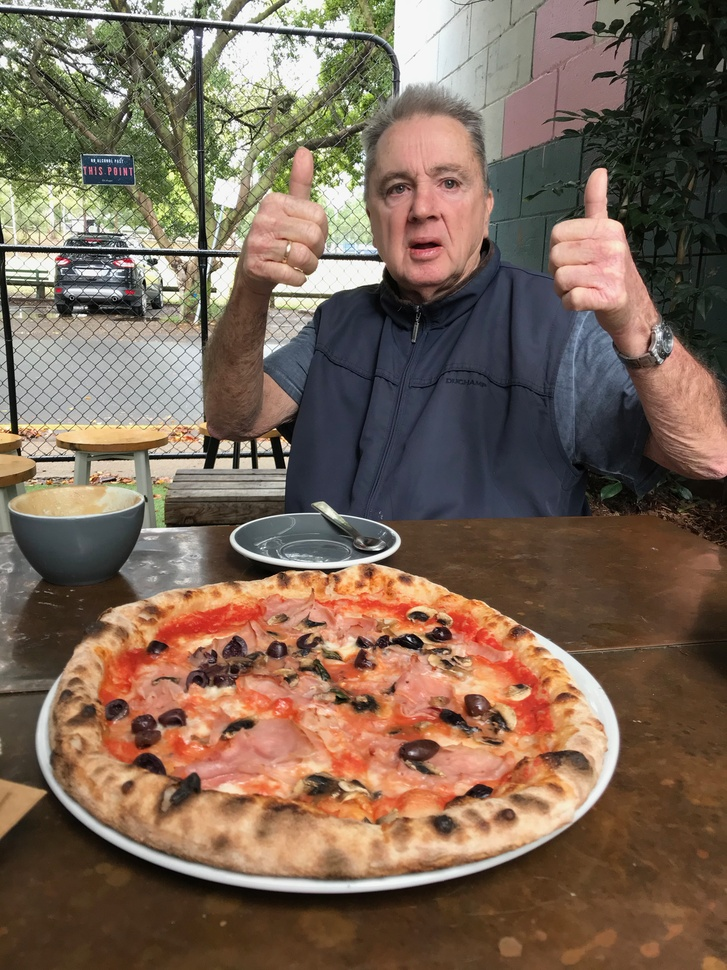
#> input picture Semester 4/Artificial Intelligence/L13/data/04-pizza-dad.jpeg, 727 x 970 px, shrunk from 3024 x 4032 before the run; its folder holds only this picture in this run
$ python -i main.py   (imports and definitions only)
#> lines starting #> are read from the running program, lines starting #| are printed output that depends on the picture
import cv2
import os
import numpy as np
import pandas as pd
from tkinter import Label, Tk, Button
from PIL import ImageTk, Image
from sklearn.cluster import KMeans

PIXELS_TO_CM = 2.5 / 89

def image_to_pandas(image):
    df = pd.DataFrame([image[:, :, 0].flatten(),
                       image[:, :, 1].flatten(),
                       image[:, :, 2].flatten()]).T
    df.columns = ['Red_Channel', 'Green_Channel', 'Blue_Channel']
    return df


def load_images(path):
    myList = [img for img in os.listdir(path) if img.lower().endswith(('.jpg', '.png'))]
    images_list = []

    for img_name in myList:
        img_path = os.path.join(path, img_name)
        img = cv2.imread(img_path)
        img_rgb = cv2.cvtColor(img, cv2.COLOR_BGR2RGB)
        images_list.append((img_rgb, img_name))

    return images_list


def process_image(img_rgb):
    height, width, _ = img_rgb.shape
#> height = 970; width = 727
    crop_width = width // 4
#> crop_width = 181

    cropped_img = img_rgb[:, crop_width:3 * crop_width, :]
    cropped_img = cropped_img[:height // 2, :, :]
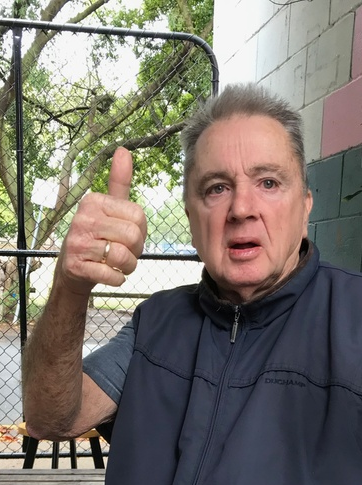
#> cropped_img: shape (485, 362, 3); mean R, G, B 122.9, 117.1, 109.3

    final_cropped_img = cropped_img[height // 4:, :, :]
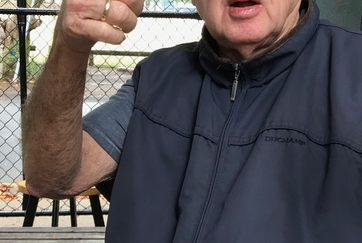
#> final_cropped_img: shape (243, 362, 3); mean R, G, B 87.5, 82.5, 85.4

    rotation_matrix = cv2.getRotationMatrix2D((img_rgb.shape[1] / 2, img_rgb.shape[0] / 2), +5, 1)
    final_cropped_img = cv2.warpAffine(final_cropped_img, rotation_matrix,
                                       (final_cropped_img.shape[1], final_cropped_img.shape[0]))
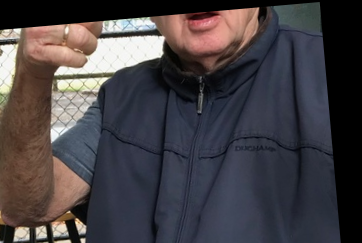
#> final_cropped_img: shape (243, 362, 3); mean R, G, B 69.2, 64.7, 68.4

    df_img = image_to_pandas(final_cropped_img)
#> in image_to_pandas, `df = pd.DataFrame([image[:, :, 0].flatten(), image[:, :, 1].flatten(),..`: df = table of 87966 rows and 3 columns
#> df_img = table of 87966 rows and 3 columns

    kmeans = KMeans(n_clusters=3, random_state=42, init='k-means++', n_init=15).fit(df_img)
    clustered_result = kmeans.labels_.reshape(final_cropped_img.shape[0], final_cropped_img.shape[1])
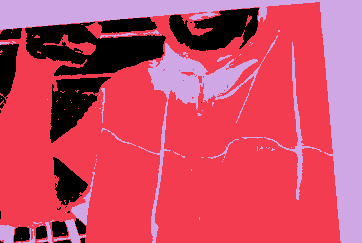
#> clustered_result: shape (243, 362) int32; 3 distinct labels, from 0 to 2; one colour per label, 0 black

    img_clustered = np.zeros_like(final_cropped_img)
    img_clustered[:, :, 0] = kmeans.cluster_centers_[clustered_result, 0]
    img_clustered[:, :, 1] = kmeans.cluster_centers_[clustered_result, 1]
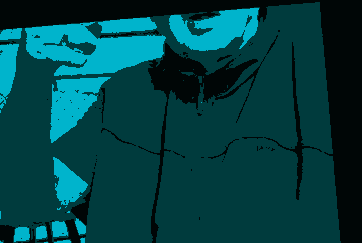
#> img_clustered: shape (243, 362, 3); mean of channels 0, 1, 2 68.9, 64.3, 0; drawn as B, G, R
    img_clustered[:, :, 2] = kmeans.cluster_centers_[clustered_result, 2]

    gray = cv2.cvtColor(img_clustered, cv2.COLOR_RGB2GRAY)
    gray_blurred = cv2.GaussianBlur(gray, (5, 5), 0)
    edges = cv2.Canny(gray_blurred, 50, 150)
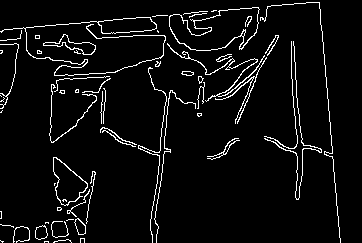
#> edges: shape (243, 362); 5.3% white in thin lines or dots

    lines = cv2.HoughLinesP(edges, 1, np.pi / 180, threshold=20, minLineLength=55, maxLineGap=25)
#> lines = 63 rows, first 6: [4, 29, 319, 2], [319, 3, 340, 242], [161, 180, 169, 92], [291, 72, 297, 143], [293, 42, 297, 107], [159, 155, 166, 96]

    if lines is not None:
        middle_point = (final_cropped_img.shape[1] // 2, final_cropped_img.shape[0] // 2)
#> middle_point = (181, 121)

        upper_lines = []
        lower_lines = []

        for line in lines:
            x1, y1, x2, y2 = line[0]
            if x2 - x1 != 0:
                if (y1 + y2) // 2 < middle_point[1]:
                    upper_lines.append(line)
                else:
                    lower_lines.append(line)
#> this loop made 63 passes
#> (x1, y1, x2, y2) on passes 1 to 12: (4, 29, 319, 2), (319, 3, 340, 242), (161, 180, 169, 92), (291, 72, 297, 143), (293, 42, 297, 107), (159, 155, 166, 96), (51, 98, 54, 185), (54, 75, 115, 72), (198, 116, 263, 63), (159, 57, 263, 62), (96, 38, 211, 30), (0, 44, 66, 45)
#> after the loop, lower_lines = 21 items, first 6: [[319, 3, 340, 242]], [[161, 180, 169, 92]], [[159, 155, 166, 96]], [[51, 98, 54, 185]], [[36, 238, 91, 194]], [[35, 236, 94, 177]]; upper_lines = 41 items, first 6: [[4, 29, 319, 2]], [[291, 72, 297, 143]], [[293, 42, 297, 107]], [[54, 75, 115, 72]], [[198, 116, 263, 63]], [[159, 57, 263, 62]]

        closest_lines = None
        min_distance_between_lines = float('inf')

        for upper_line in upper_lines:
            for lower_line in lower_lines:
                if not (upper_line[0][0] == lower_line[0][0] and upper_line[0][2] == lower_line[0][2]):

                    distance_between_lines = ((upper_line[0][0] + upper_line[0][2]) // 2 -
                                              (lower_line[0][0] + lower_line[0][2]) // 2) ** 2 + \
                                             ((upper_line[0][1] + upper_line[0][3]) // 2 -
                                              (lower_line[0][1] + lower_line[0][3]) // 2) ** 2

                    if 0.05 < abs(
                            (lower_line[0][1] - lower_line[0][3]) / (lower_line[0][0] - lower_line[0][2])) < 0.2 and \
                            0.05 < abs(
                        (upper_line[0][1] - upper_line[0][3]) / (upper_line[0][0] - upper_line[0][2])) < 0.2 and \
                            distance_between_lines < min_distance_between_lines:
                        min_distance_between_lines = distance_between_lines
                        closest_lines = (upper_line, lower_line)
#> this loop made 41 passes
#> upper_line on passes 1 to 12: [[4, 29, 319, 2]], [[291, 72, 297, 143]], [[293, 42, 297, 107]], [[54, 75, 115, 72]], [[198, 116, 263, 63]], [[159, 57, 263, 62]], [[96, 38, 211, 30]], [[0, 44, 66, 45]], [[0, 40, 195, 27]], [[293, 41, 300, 132]], [[195, 105, 256, 75]], [[224, 154, 268, 47]]
#> after the loop, closest_lines = ([[16, 55, 86, 63]], [[13, 227, 78, 218]]); min_distance_between_lines = 26605

        if closest_lines is not None:
            x1, y1, x2, y2 = closest_lines[0][0]
#> x1 = 16; y1 = 55; x2 = 86; y2 = 63
            cv2.line(img_clustered, (x1, y1), (x2, y2), (0, 255, 0), 2)

            x1, y1, x2, y2 = closest_lines[1][0]
#> x1 = 13; y1 = 227; x2 = 78; y2 = 218
            cv2.line(img_clustered, (x1, y1), (x2, y2), (0, 255, 0), 2)

            distance = np.sqrt(((closest_lines[0][0][0] + closest_lines[0][0][2]) // 2 -
                                (closest_lines[1][0][0] + closest_lines[1][0][2]) // 2) ** 2 +
                               ((closest_lines[0][0][1] + closest_lines[0][0][3]) // 2 -
                                (closest_lines[1][0][1] + closest_lines[1][0][3]) // 2) ** 2)
#> distance = 163.1

            distance_cm = distance * PIXELS_TO_CM
#> distance_cm = 4.58

            print(f"Distance between closest lines: {distance_cm:.2f} cm")
#| Distance between closest lines: 4.58 cm

            upper_middle_point = ((closest_lines[0][0][0] + closest_lines[0][0][2]) // 2,
                                  (closest_lines[0][0][1] + closest_lines[0][0][3]) // 2)
#> upper_middle_point = (51, 59)

            lower_middle_point = ((closest_lines[1][0][0] + closest_lines[1][0][2]) // 2,
                                  (closest_lines[1][0][1] + closest_lines[1][0][3]) // 2)
#> lower_middle_point = (45, 222)

            perpendicular_line = [upper_middle_point[0], upper_middle_point[1],
                                  lower_middle_point[0], lower_middle_point[1]]
#> perpendicular_line = [51, 59, 45, 222]

            cv2.line(img_clustered, (perpendicular_line[0], perpendicular_line[1]),
                     (perpendicular_line[2], perpendicular_line[3]), (255, 0, 0), 2)
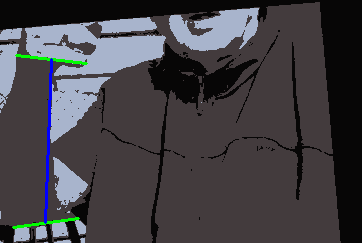
#> img_clustered: shape (243, 362, 3); mean of channels 0, 1, 2 69.5, 64.7, 67.2; drawn as B, G, R

    return final_cropped_img, img_clustered


def to_display(img, label_widget):
    image = Image.fromarray(img)
    image = image.resize((400, 400))
    pic = ImageTk.PhotoImage(image)
    label_widget.configure(image=pic)
    label_widget.image = pic


def switch():
    global count
    count += 1
    if count > len(images_list) - 1:
        count = 0

    img_rgb, img_clustered = process_image(images_list[count][0])

    to_display(img_rgb, label_original)

    to_display(img_clustered, label_contours)

# [21 lines not run here, left out]

>>> import cv2
>>> picture = cv2.cvtColor(cv2.imread('../../Semester 4/Artificial Intelligence/L13/data/04-pizza-dad.jpeg'), cv2.COLOR_BGR2RGB)
>>> result = process_image(picture)
